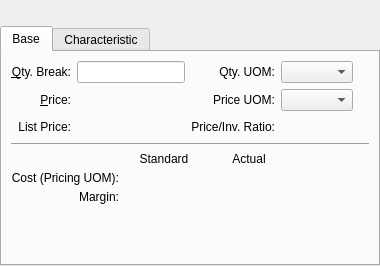
     <widget class="QWidget" name="_nominalPage">
      <layout class="QGridLayout">
       <property name="margin">
        <number>0</number>
       </property>
       <item row="0" column="0">
        <layout class="QHBoxLayout">
         <property name="spacing">
          <number>0</number>
         </property>
         <item>
          <widget class="ItemCluster" name="_item">
           <property name="focusPolicy">
            <enum>Qt::StrongFocus</enum>
           </property>
          </widget>
         </item>
         <item>
          <spacer>
           <property name="orientation">
            <enum>Qt::Horizontal</enum>
           </property>
           <property name="sizeType">
            <enum>QSizePolicy::Expanding</enum>
           </property>
           <property name="sizeHint" stdset="0">
            <size>
             <width>0</width>
             <height>20</height>
            </size>
           </property>
          </spacer>
         </item>
        </layout>
       </item>
       <item row="1" column="0">
        <widget class="QTabWidget" name="_tab">
         <property name="currentIndex">
          <number>0</number>
         </property>
         <widget class="QWidget" name="_baseTab">
          <attribute name="title">
           <string>Base</string>
          </attribute>
          <layout class="QGridLayout">
           <item row="0" column="0">
            <layout class="QVBoxLayout">
             <item>
              <layout class="QVBoxLayout">
               <item>
                <layout class="QGridLayout">
                 <item row="0" column="1">
                  <layout class="QHBoxLayout">
                   <item>
                    <widget class="XLineEdit" name="_qtyBreak">
                     <property name="alignment">
                      <set>Qt::AlignRight</set>
                     </property>
                    </widget>
                   </item>
                   <item>
                    <spacer>
                     <property name="orientation">
                      <enum>Qt::Horizontal</enum>
                     </property>
                     <property name="sizeHint" stdset="0">
                      <size>
                       <width>0</width>
                       <height>20</height>
                      </size>
                     </property>
                    </spacer>
                   </item>
                  </layout>
                 </item>
                 <item row="1" column="3">
                  <layout class="QHBoxLayout">
                   <item>
                    <widget class="XComboBox" name="_priceUOM"/>
                   </item>
                   <item>
                    <spacer>
                     <property name="orientation">
                      <enum>Qt::Horizontal</enum>
                     </property>
                     <property name="sizeType">
                      <enum>QSizePolicy::Expanding</enum>
                     </property>
                     <property name="sizeHint" stdset="0">
                      <size>
                       <width>0</width>
                       <height>20</height>
                      </size>
                     </property>
                    </spacer>
                   </item>
                  </layout>
                 </item>
                 <item row="2" column="3">
                  <widget class="XLabel" name="_pricingRatio">
                   <property name="minimumSize">
                    <size>
                     <width>80</width>
                     <height>0</height>
                    </size>
                   </property>
                   <property name="text">
                    <string/>
                   </property>
                   <property name="alignment">
                    <set>Qt::AlignLeft|Qt::AlignVCenter</set>
                   </property>
                  </widget>
                 </item>
                 <item row="1" column="0">
                  <widget class="XLabel" name="_priceLit">
                   <property name="text">
                    <string>&amp;Price:</string>
                   </property>
                   <property name="alignment">
                    <set>Qt::AlignRight|Qt::AlignTrailing|Qt::AlignVCenter</set>
                   </property>
                   <property name="buddy">
                    <cstring>_price</cstring>
                   </property>
                  </widget>
                 </item>
                 <item row="2" column="1">
                  <layout class="QHBoxLayout">
                   <item>
                    <widget class="CurrDisplay" name="_listPrice">
                     <property name="minimumSize">
                      <size>
                       <width>80</width>
                       <height>0</height>
                      </size>
                     </property>
                     <property name="format">
                      <enum>CurrDisplay::SalesPrice</enum>
                     </property>
                    </widget>
                   </item>
                   <item>
                    <spacer>
                     <property name="orientation">
                      <enum>Qt::Horizontal</enum>
                     </property>
                     <property name="sizeHint" stdset="0">
                      <size>
                       <width>0</width>
                       <height>20</height>
                      </size>
                     </property>
                    </spacer>
                   </item>
                  </layout>
                 </item>
                 <item row="2" column="0">
                  <widget class="XLabel" name="_listPriceLit">
                   <property name="text">
                    <string>List Price:</string>
                   </property>
                   <property name="alignment">
                    <set>Qt::AlignRight|Qt::AlignTrailing|Qt::AlignVCenter</set>
                   </property>
                   <property name="buddy">
                    <cstring>_listPrice</cstring>
                   </property>
                  </widget>
                 </item>
                 <item row="0" column="3">
                  <layout class="QHBoxLayout">
                   <item>
                    <widget class="XComboBox" name="_qtyUOM"/>
                   </item>
                   <item>
                    <spacer>
                     <property name="orientation">
                      <enum>Qt::Horizontal</enum>
                     </property>
                     <property name="sizeType">
                      <enum>QSizePolicy::Expanding</enum>
                     </property>
                     <property name="sizeHint" stdset="0">
                      <size>
                       <width>0</width>
                       <height>20</height>
                      </size>
                     </property>
                    </spacer>
                   </item>
                  </layout>
                 </item>
                 <item row="1" column="2">
                  <widget class="XLabel" name="_priceUOMLit">
                   <property name="text">
                    <string>Price UOM:</string>
                   </property>
                   <property name="alignment">
                    <set>Qt::AlignRight|Qt::AlignTrailing|Qt::AlignVCenter</set>
                   </property>
                  </widget>
                 </item>
                 <item row="1" column="1">
                  <widget class="CurrCluster" name="_price">
                   <property name="format">
                    <enum>CurrDisplay::SalesPrice</enum>
                   </property>
                   <property name="currencyEditable" stdset="0">
                    <bool>false</bool>
                   </property>
                  </widget>
                 </item>
                 <item row="2" column="2">
                  <widget class="XLabel" name="_priceRatioLit">
                   <property name="text">
                    <string>Price/Inv. Ratio:</string>
                   </property>
                   <property name="alignment">
                    <set>Qt::AlignRight|Qt::AlignTrailing|Qt::AlignVCenter</set>
                   </property>
                  </widget>
                 </item>
                 <item row="0" column="2">
                  <widget class="XLabel" name="label">
                   <property name="text">
                    <string>Qty. UOM:</string>
                   </property>
                   <property name="alignment">
                    <set>Qt::AlignRight|Qt::AlignTrailing|Qt::AlignVCenter</set>
                   </property>
                  </widget>
                 </item>
                 <item row="0" column="0">
                  <widget class="XLabel" name="_qtyBreakLit">
                   <property name="text">
                    <string>&amp;Qty. Break:</string>
                   </property>
                   <property name="alignment">
                    <set>Qt::AlignRight|Qt::AlignTrailing|Qt::AlignVCenter</set>
                   </property>
                   <property name="buddy">
                    <cstring>_qtyBreak</cstring>
                   </property>
                  </widget>
                 </item>
                </layout>
               </item>
               <item>
                <widget class="Line" name="line">
                 <property name="orientation">
                  <enum>Qt::Horizontal</enum>
                 </property>
                </widget>
               </item>
               <item>
                <layout class="QHBoxLayout">
                 <property name="spacing">
                  <number>0</number>
                 </property>
                 <item>
                  <layout class="QGridLayout">
                   <property name="spacing">
                    <number>5</number>
                   </property>
                   <item row="1" column="0">
                    <widget class="XLabel" name="_costLit">
                     <property name="text">
                      <string>Cost (Pricing UOM):</string>
                     </property>
                     <property name="alignment">
                      <set>Qt::AlignRight|Qt::AlignTrailing|Qt::AlignVCenter</set>
                     </property>
                    </widget>
                   </item>
                   <item row="2" column="0">
                    <widget class="XLabel" name="_marginLit">
                     <property name="text">
                      <string>Margin:</string>
                     </property>
                     <property name="alignment">
                      <set>Qt::AlignRight|Qt::AlignTrailing|Qt::AlignVCenter</set>
                     </property>
                    </widget>
                   </item>
                   <item row="0" column="1">
                    <widget class="XLabel" name="_stdLit">
                     <property name="minimumSize">
                      <size>
                       <width>80</width>
                       <height>0</height>
                      </size>
                     </property>
                     <property name="text">
                      <string>Standard</string>
                     </property>
                     <property name="alignment">
                      <set>Qt::AlignCenter</set>
                     </property>
                    </widget>
                   </item>
                   <item row="0" column="2">
                    <widget class="XLabel" name="_actLit">
                     <property name="minimumSize">
                      <size>
                       <width>80</width>
                       <height>0</height>
                      </size>
                     </property>
                     <property name="text">
                      <string>Actual</string>
                     </property>
                     <property name="alignment">
                      <set>Qt::AlignCenter</set>
                     </property>
                    </widget>
                   </item>
                   <item row="1" column="1">
                    <widget class="CurrDisplay" name="_stdCost">
                     <property name="minimumSize">
                      <size>
                       <width>80</width>
                       <height>0</height>
                      </size>
                     </property>
                     <property name="format">
                      <enum>CurrDisplay::Cost</enum>
                     </property>
                    </widget>
                   </item>
                   <item row="1" column="2">
                    <widget class="CurrDisplay" name="_actCost">
                     <property name="minimumSize">
                      <size>
                       <width>80</width>
                       <height>0</height>
                      </size>
                     </property>
                     <property name="format">
                      <enum>CurrDisplay::Cost</enum>
                     </property>
                    </widget>
                   </item>
                   <item row="2" column="1">
                    <widget class="XLabel" name="_stdMargin">
                     <property name="minimumSize">
                      <size>
                       <width>80</width>
                       <height>0</height>
                      </size>
                     </property>
                     <property name="text">
                      <string/>
                     </property>
                     <property name="alignment">
                      <set>Qt::AlignRight|Qt::AlignTrailing|Qt::AlignVCenter</set>
                     </property>
                    </widget>
                   </item>
                   <item row="2" column="2">
                    <widget class="XLabel" name="_actMargin">
                     <property name="minimumSize">
                      <size>
                       <width>80</width>
                       <height>0</height>
                      </size>
                     </property>
                     <property name="text">
                      <string/>
                     </property>
                     <property name="alignment">
                      <set>Qt::AlignRight|Qt::AlignTrailing|Qt::AlignVCenter</set>
                     </property>
                    </widget>
                   </item>
                  </layout>
                 </item>
                 <item>
                  <spacer>
                   <property name="orientation">
                    <enum>Qt::Horizontal</enum>
                   </property>
                   <property name="sizeType">
                    <enum>QSizePolicy::Expanding</enum>
                   </property>
                   <property name="sizeHint" stdset="0">
                    <size>
                     <width>0</width>
                     <height>20</height>
                    </size>
                   </property>
                  </spacer>
                 </item>
                </layout>
               </item>
              </layout>
             </item>
             <item>
              <spacer>
               <property name="orientation">
                <enum>Qt::Vertical</enum>
               </property>
               <property name="sizeHint" stdset="0">
                <size>
                 <width>20</width>
                 <height>0</height>
                </size>
               </property>
              </spacer>
             </item>
            </layout>
           </item>
          </layout>
         </widget>
         <widget class="QWidget" name="_configuredPrices">
          <attribute name="title">
           <string>Characteristic</string>
          </attribute>
          <layout class="QGridLayout">
           <item row="0" column="0" rowspan="4">
            <widget class="XTreeWidget" name="_charprice"/>
           </item>
           <item row="0" column="1">
            <widget class="QPushButton" name="_new">
             <property name="text">
              <string>&amp;New</string>
             </property>
            </widget>
           </item>
           <item row="1" column="1">
            <widget class="QPushButton" name="_edit">
             <property name="text">
              <string>&amp;Edit</string>
             </property>
            </widget>
           </item>
           <item row="2" column="1">
            <widget class="QPushButton" name="_delete">
             <property name="text">
              <string>&amp;Delete</string>
             </property>
            </widget>
           </item>
           <item row="3" column="1">
            <spacer>
             <property name="orientation">
              <enum>Qt::Vertical</enum>
             </property>
             <property name="sizeHint" stdset="0">
              <size>
               <width>20</width>
               <height>40</height>
              </size>
             </property>
            </spacer>
           </item>
          </layout>
         </widget>
        </widget>
       </item>
      </layout>
     </widget>
